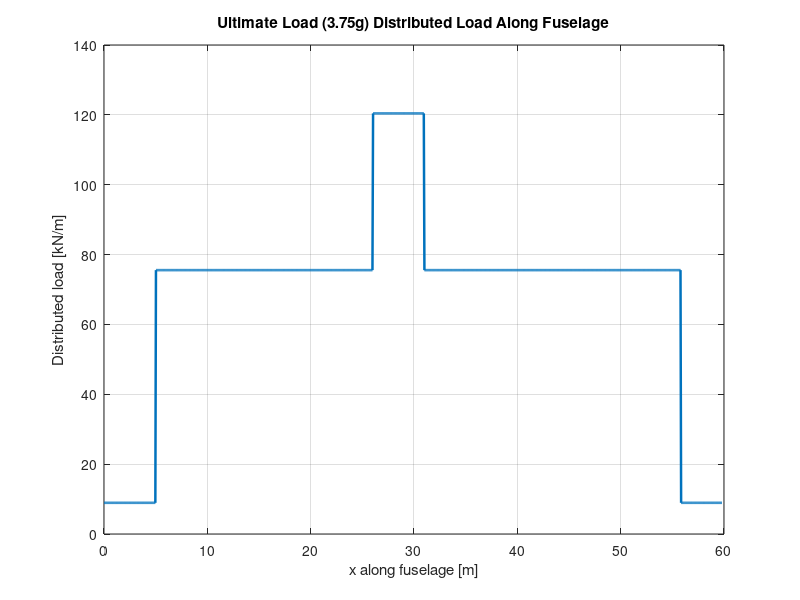
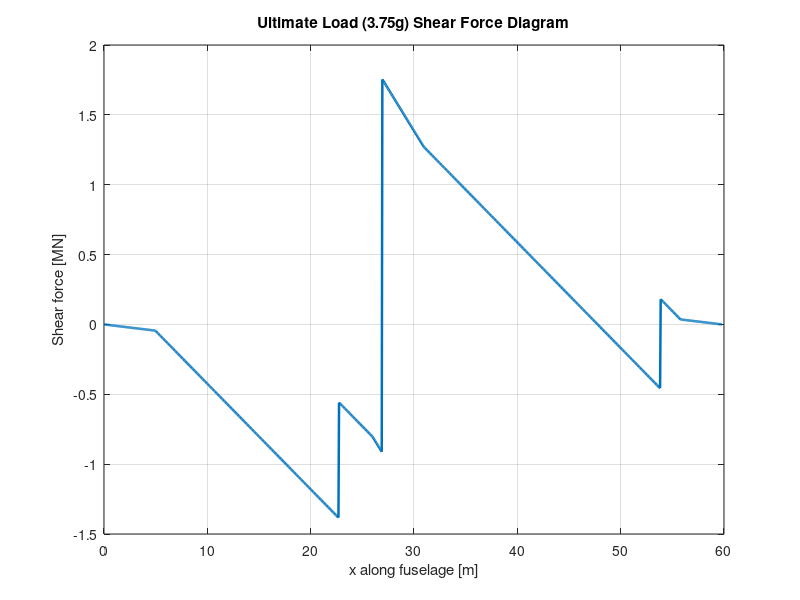
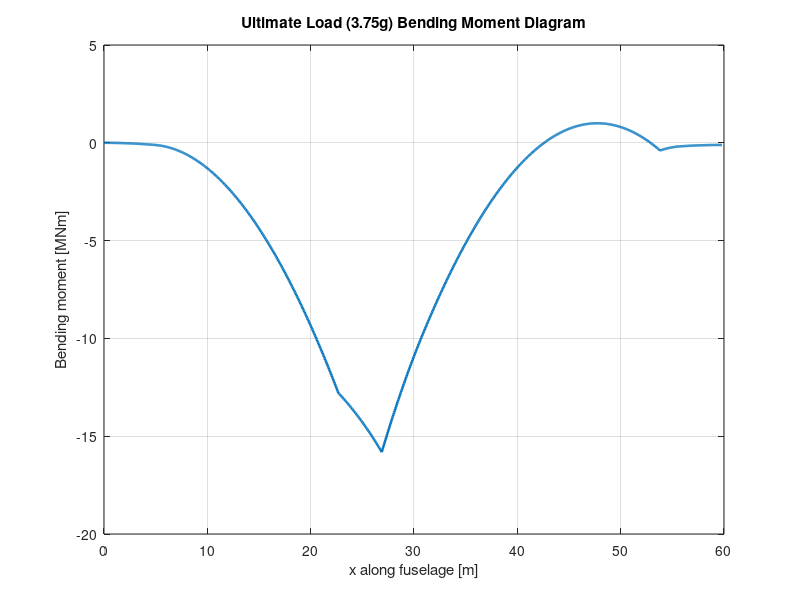
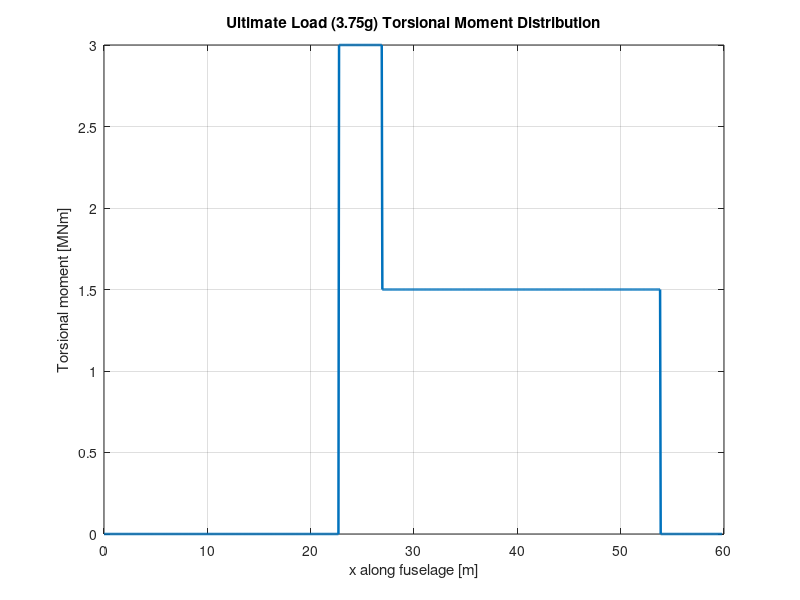

These figures' MATLAB source, in order:
%% CLASS II.5 FUSELAGE MODEL - ULTIMATE LOAD CASE
% TBW Configuration A
% First physics-based fuselage beam + skin sizing model

clear; clc; close all;

%% ---------------- GEOMETRY ----------------
Lf = 59.8;              % fuselage length [m]
D  = 5.57;              % fuselage dia meter [m]
r  = D/2;               % fuselage radius [m]
Sf = pi * D * Lf;       % fuselage wetted area [m^2]

%% ---------------- MASSES ----------------
m_fus = 14508.29;       % fuselage mass from Class II [kg]
m_payload = 92000;      % payload per aircraft [kg]

%% ---------------- CONSTANTS ----------------
g = 9.81;               % gravity [m/s^2]
n_limit = 2.5;          % limit load factor
SF_ult  = 1.5;          % ultimate safety factor
n = n_limit * SF_ult;   % ultimate load factor = 3.75

%% ---------------- POSITIONS ----------------
% Cargo region
x_cargo_start = 5.0;    % [m]
x_cargo_end   = 55.8;   % [m]
L_cargo       = x_cargo_end - x_cargo_start;

% Main load points (first assumptions)
x_wing  = 0.45 * Lf;    % wing box location [m]
x_truss = 0.38 * Lf;    % TBW truss location [m]
x_tail  = 0.90 * Lf;    % tail load location [m]

%% ---------------- DISCRETISATION ----------------
Nx = 1000;
x = linspace(0, Lf, Nx);
dx = x(2) - x(1);

%% ---------------- UNDERFLOOR AUXILIARY FUEL TANK INTEGRATION ----------------
% Auxiliary fuel tank below main cargo deck
% Longitudinal location provided/refined from team input

x_tank_start = 26.0;           % [m]
x_tank_end   = 31.0;           % [m]
tank_length  = x_tank_end - x_tank_start;        % [m]
x_tank_centre = 0.5 * (x_tank_start + x_tank_end);

m_fuel_aux = 6100;             % [kg] auxiliary fuel mass required
rho_fuel = 800;                % [kg/m^3] Jet-A1 (kerosene-based fuel)
V_fuel_aux = m_fuel_aux / rho_fuel;              % [m^3]

A_tank_use = V_fuel_aux / tank_length;           % [m^2] required usable tank area

m_tank_integration = 300;      % [kg] structural allowance for supports/reinforcement


%% ---------------- DISTRIBUTED LOADS ----------------
% Fuselage self-weight distributed over entire fuselage
w_fus = (m_fus * g * n) / Lf;      % [N/m]

% Payload distributed only over cargo region
payload_per_m = (m_payload * g * n) / L_cargo;   % [N/m]

w_pay = zeros(size(x));
w_pay(x >= x_cargo_start & x <= x_cargo_end) = payload_per_m;

% Auxiliary fuel distributed only over tank region
fuel_per_m = (m_fuel_aux * g * n) / tank_length;   % [N/m]

w_fuel = zeros(size(x));
w_fuel(x >= x_tank_start & x <= x_tank_end) = fuel_per_m;

% Total distributed load (downward)
w_total = w_fus + w_pay + w_fuel;           % [N/m]

%% ---------------- TOTAL DOWNWARD LOAD ----------------
W_total = trapz(x, w_total);       % [N]

% Resultant location of distributed load
x_resultant = trapz(x, w_total .* x) / W_total;   % [m]

%% ---------------- POINT LOADS ----------------
% First-pass assumption: truss carries 20% of total downward load
F_truss = 0.20 * W_total;    % upward [N]

% Solve for F_wing and F_tail using:
% 1) Sum of vertical forces = 0
% 2) Sum of moments about nose = 0
%
% F_wing + F_tail + F_truss = W_total
% F_wing*x_wing + F_tail*x_tail + F_truss*x_truss = W_total*x_resultant

A = [1 1;
     x_wing x_tail];

b = [W_total - F_truss;
     W_total * x_resultant - F_truss * x_truss];

sol = A \ b;

F_wing = sol(1);   % [N]
F_tail = sol(2);   % [N]

%% ---------------- SHEAR FORCE ----------------
V = zeros(size(x));

for i = 2:length(x)
    % distributed load contribution (downward)
    V(i) = V(i-1) - w_total(i) * dx;

    % add point loads when crossing locations
    if x(i-1) < x_truss && x(i) >= x_truss
        V(i) = V(i) + F_truss;
    end

    if x(i-1) < x_wing && x(i) >= x_wing
        V(i) = V(i) + F_wing;
    end

    if x(i-1) < x_tail && x(i) >= x_tail
        V(i) = V(i) + F_tail;
    end
end

%% ---------------- BENDING MOMENT ----------------
M = zeros(size(x));

for i = 2:length(x)
    M(i) = M(i-1) + V(i) * dx;
end
%% ---------------- TORSION LOAD CASE ----------------
% Simple first-pass torsion case representing asymmetric wing/truss loading

T = zeros(size(x));

T_applied = 3.0e6;    % [Nm] first-pass torsional moment

for i = 1:length(x)
    if x(i) >= x_truss && x(i) <= x_wing
        T(i) = T_applied;
    elseif x(i) > x_wing && x(i) <= x_tail
        T(i) = 0.5 * T_applied;
    else
        T(i) = 0;
    end
end

[Tmax, idxT] = max(abs(T));
x_Tmax = x(idxT);
%% ---------------- CHECKS ----------------
sumF = F_wing + F_tail + F_truss - W_total;
sumM = F_wing*x_wing + F_tail*x_tail + F_truss*x_truss - W_total*x_resultant;

%% ---------------- RESULTS ----------------
[Vmax, idxV] = max(abs(V));
[Mmax, idxM] = max(abs(M));

x_Vmax = x(idxV);
x_Mmax = x(idxM);

fprintf('\n--- Ultimate Load Fuselage Beam Model (3.75g) ---\n');
fprintf('Fuselage length              = %.2f m\n', Lf);
fprintf('Fuselage diameter            = %.2f m\n', D);
fprintf('Fuselage mass                = %.2f kg\n', m_fus);
fprintf('Payload mass                 = %.2f kg\n', m_payload);
fprintf('Total downward load          = %.2f MN\n', W_total/1e6);
fprintf('Distributed load resultant   = %.2f m\n', x_resultant);
fprintf('Wing reaction                = %.2f MN\n', F_wing/1e6);
fprintf('Truss reaction               = %.2f MN\n', F_truss/1e6);
fprintf('Tail load                    = %.2f MN\n', F_tail/1e6);
fprintf('Maximum shear force          = %.2f MN at x = %.2f m\n', Vmax/1e6, x_Vmax);
fprintf('Maximum bending moment       = %.2f MNm at x = %.2f m\n', Mmax/1e6, x_Mmax);
fprintf('Maximum torsional moment     = %.2f MNm at x = %.2f m\n', Tmax/1e6, x_Tmax);
fprintf('Force balance check          = %.6f N\n', sumF);
fprintf('Moment balance check         = %.6f Nm\n', sumM);
fprintf('Shear at end                 = %.6f N\n', V(end));
fprintf('Moment at end                = %.6f Nm\n', M(end));

%% ---------------- PLOTS ----------------
figure;
plot(x, w_total/1e3, 'LineWidth', 1.8);
grid on;
xlabel('x along fuselage [m]');
ylabel('Distributed load [kN/m]');
title('Ultimate Load (3.75g) Distributed Load Along Fuselage');

figure;
plot(x, V/1e6, 'LineWidth', 1.8);
grid on;
xlabel('x along fuselage [m]');
ylabel('Shear force [MN]');
title('Ultimate Load (3.75g) Shear Force Diagram');

figure;
plot(x, M/1e6, 'LineWidth', 1.8);
grid on;
xlabel('x along fuselage [m]');
ylabel('Bending moment [MNm]');
title('Ultimate Load (3.75g) Bending Moment Diagram');

figure;
plot(x, T/1e6, 'LineWidth', 1.8);
grid on;
xlabel('x along fuselage [m]');
ylabel('Torsional moment [MNm]');
title('Ultimate Load (3.75g) Torsional Moment Distribution');

%% ---------------- STRESS, THICKNESS & PRESSURISATION ----------------
% More conservative structural assumptions
K_d = 1.12;                    % damage factor
sigma_allow_base = 100e6;      % base allowable stress [Pa]
sigma_allow = sigma_allow_base / K_d;   % effective allowable stress [Pa]
delta_p = 70e3;                % cabin pressure difference [Pa]

% Bending thickness distribution
M_abs = abs(M);
t_bending = M_abs ./ (pi * r^2 * sigma_allow);

% Pressurisation thickness (constant along fuselage)
t_press = (delta_p * r) / sigma_allow;
t_press_dist = t_press * ones(size(x));
% Torsion thickness distribution (thin-walled circular tube)
T_abs = abs(T);
t_torsion = T_abs ./ (2 * pi * r^2 * sigma_allow);

% Minimum manufacturing thickness
t_min = 1.5e-3;   % 1.5 mm

% Final required thickness
t_req = max([t_bending; t_press_dist; t_torsion], [], 1);
t_req(t_req < t_min) = t_min;

% Key outputs
fprintf('\n--- Thickness Results ---\n');
fprintf('Damage factor K_d            = %.2f\n', K_d);
fprintf('Effective allowable stress   = %.2f MPa\n', sigma_allow/1e6);
fprintf('Max bending thickness        = %.2f mm\n', max(t_bending)*1000);
fprintf('Pressurisation thickness     = %.2f mm\n', t_press*1000);
fprintf('Max torsion thickness        = %.2f mm\n', max(t_torsion)*1000);
fprintf('Final thickness              = %.2f mm\n', max(t_req)*1000);
%% ---------------- BUCKLING CHECK (ULTIMATE LOAD CASE) ----------------
% Simple flat-panel buckling approximation for fuselage skin between stiffeners

E = 73.1e9;        % Young's modulus for Al 2024-T3 [Pa]
nu = 0.33;         % Poisson's ratio [-]
k_buckling = 4.0;  % simple buckling coefficient
b_panel = 0.15;    % assumed panel width between stiffeners [m]

% Use governing thickness from ultimate load case 
t_panel = max(t_req);   % [m]

% Critical buckling stress
sigma_cr = k_buckling * (pi^2 * E / (12 * (1 - nu^2))) * (t_panel / b_panel)^2;

% Actual maximum bending stress using governing thickness
I_shell = pi * r^3 * t_panel;          % thin circular shell approximation
sigma_actual = Mmax * r / I_shell;     % [Pa]

fprintf('\n--- Buckling Check ---\n');
fprintf('Assumed panel width b        = %.3f m\n', b_panel);
fprintf('Panel thickness t            = %.3f mm\n', t_panel*1000);
fprintf('Critical buckling stress     = %.2f MPa\n', sigma_cr/1e6);
fprintf('Actual bending stress        = %.2f MPa\n', sigma_actual/1e6);

if sigma_cr > sigma_actual
    fprintf('Buckling check               = PASS\n');
else
    fprintf('Buckling check               = FAIL\n');
end
%% ---------------- BENDING & TORSIONAL STIFFNESS ----------------
% Thin circular shell approximations
% Material: Aluminum 2024-T3

E  = 73.1e9;     % [Pa] Young's modulus
nu = 0.33;       % [-] Poisson's ratio
G  = 28.0e9;     % [Pa] shear modulus for AI 2024-T3 

% Distribution using final required thickness
I_dist = pi * r^3 .* t_req;        % second moment of area [m^4]
J_dist = 2 * pi * r^3 .* t_req;    % torsional constant [m^4]

EI_dist = E .* I_dist;             % bending stiffness [N m^2]
GJ_dist = G .* J_dist;             % torsional stiffness [N m^2]

% Governing / representative values
EI_max = max(EI_dist);
EI_min = min(EI_dist);
GJ_max = max(GJ_dist);
GJ_min = min(GJ_dist);

fprintf('\n--- Stiffness Results ---\n');
fprintf('Shear modulus G              = %.2e Pa\n', G);
fprintf('Maximum EI                   = %.2e N m^2\n', EI_max);
fprintf('Minimum EI                   = %.2e N m^2\n', EI_min);
fprintf('Maximum GJ                   = %.2e N m^2\n', GJ_max);
fprintf('Minimum GJ                   = %.2e N m^2\n', GJ_min);

% Representative stiffness at critical section (where bending moment is max)
I_crit = pi * r^3 * t_req(idxM);
J_crit = 2 * pi * r^3 * t_req(idxM);

EI_crit = E * I_crit;
GJ_crit = G * J_crit;

fprintf('Critical-section EI          = %.2e N m^2\n', EI_crit);
fprintf('Critical-section GJ          = %.2e N m^2\n', GJ_crit);

%% ---------------- STIFFNESS PLOTS ----------------
figure;
plot(x, EI_dist, 'LineWidth', 1.8);
grid on;
xlabel('x along fuselage [m]');
ylabel('EI [N m^2]');
title('Bending Stiffness Distribution Along Fuselage');

figure;
plot(x, GJ_dist, 'LineWidth', 1.8);
grid on;
xlabel('x along fuselage [m]');
ylabel('GJ [N m^2]');
title('Torsional Stiffness Distribution Along Fuselage');
%% ---------------- THICKNESS PLOTS ----------------
figure;
plot(x, t_bending*1000, 'LineWidth', 1.8);
grid on;
xlabel('x along fuselage [m]');
ylabel('Thickness [mm]');
title('Bending Thickness Distribution Ultimate Load (3.75g)');

figure;
plot(x, t_req*1000, 'LineWidth', 1.8);
grid on;
xlabel('x along fuselage [m]');
ylabel('Thickness [mm]');
title('Final Fuselage Thickness (Ultimate Load (3.75g): Bending + Pressure + Torsion)');
%% ---------------- DOOR MODEL (CARGO-BASED) ----------------

x_door_start = 8.0;      % [m]
x_door_end   = 13.2;     % [m]

door_length  = x_door_end - x_door_start;   % ~5.2 m
door_width   = 2.7;      % [m]
door_height  = 2.0;      % [m]

door_side = 'Left';   % cargo door location (industry standard)

% Structural mass estimates
m_door_panel = 400;    % [kg]
m_door_reinf = 600;    % [kg]
m_door_total = m_door_panel + m_door_reinf;

fprintf('\n--- Door Model ---\n');
fprintf('Door location            = %.2f m to %.2f m\n', x_door_start, x_door_end);
fprintf('Door length              = %.2f m\n', door_length);
fprintf('Door size (W x H)        = %.2f m x %.2f m\n', door_width, door_height);
fprintf('Door side                = %s\n', door_side);
fprintf('Door mass added          = %.2f kg\n', m_door_total);

fprintf('\n--- Underfloor Auxiliary Fuel Tank Integration ---\n');
fprintf('Auxiliary tank start         = %.2f m\n', x_tank_start);
fprintf('Auxiliary tank end           = %.2f m\n', x_tank_end);
fprintf('Auxiliary tank length        = %.2f m\n', tank_length);
fprintf('Auxiliary tank centre        = %.2f m\n', x_tank_centre);
fprintf('Auxiliary fuel mass          = %.2f kg\n', m_fuel_aux);
fprintf('Auxiliary fuel volume        = %.2f m^3\n', V_fuel_aux);
fprintf('Required usable tank area    = %.2f m^2\n', A_tank_use);
fprintf('Tank integration mass        = %.2f kg\n', m_tank_integration);
%% ---------------- MASS CALCULATION ----------------
rho = 2780;                     % aluminium density [kg/m^3]
circumference = 2 * pi * r;     % [m]

% Skin-only mass
dm = rho * circumference .* t_req * dx;
m_fus_skin = sum(dm);

fprintf('\n--- Mass Result ---\n');
fprintf('Class II.5 skin-only fuselage mass = %.2f kg\n', m_fus_skin);

frame_spacing = 0.5;      % [m]
stringer_spacing = 0.15;  % [m]

%% ---------------- DIRECT STRUCTURAL MASS BUILD-UP ----------------

% ---------- STRINGERS ----------
N_stringers = round((2*pi*r) / stringer_spacing);
A_stringer = 1.5e-4;    % [m^2]
L_stringer = 0.90 * Lf;

m_stringers = N_stringers * A_stringer * L_stringer * rho;

% ---------- LONGERONS ----------
N_longerons = 4;
A_longeron = 8.0e-4;     % [m^2]
L_longeron = 0.90 * Lf;

m_longerons = N_longerons * A_longeron * L_longeron * rho;

% ---------- FRAMES / CIRCULAR RINGS ----------
N_frames = floor(Lf / frame_spacing) + 1;
m_per_frame = 20;        % [kg]

m_frames = N_frames * m_per_frame;

% ---------- BULKHEADS ----------
N_bulkheads = 3;
m_per_bulkhead = 120;    % [kg]

m_bulkheads = N_bulkheads * m_per_bulkhead;

% ---------- CARGO FLOOR ----------
m_floor_panel = 1000;      % [kg] floor panels + pallet rails
m_floor_support = 800;     % [kg] floor beams + supports + attachments
m_floor = m_floor_panel + m_floor_support;

% ---------- LOCAL REINFORCEMENT ----------
m_truss_reinf = 250;
m_wingbox_reinf = 350;
m_tail_reinf = 150;

m_local_reinf = m_truss_reinf + m_wingbox_reinf + m_tail_reinf;

% ---------- TOTAL FUSELAGE MASS ----------
m_fus_total = m_fus_skin + m_stringers + m_longerons + m_frames + m_bulkheads + m_floor + m_door_total + m_local_reinf + m_tank_integration;

fprintf('\n--- Direct Structural Mass Build-Up ---\n');
fprintf('Assumed frame spacing              = %.2f m\n', frame_spacing);
fprintf('Assumed stringer spacing           = %.2f m\n', stringer_spacing);
fprintf('Skin mass                          = %.2f kg\n', m_fus_skin);
fprintf('Stringer mass                      = %.2f kg\n', m_stringers);
fprintf('Longeron mass                      = %.2f kg\n', m_longerons);
fprintf('Frame mass                         = %.2f kg\n', m_frames);
fprintf('Bulkhead mass                      = %.2f kg\n', m_bulkheads);
fprintf('Cargo floor panel mass             = %.2f kg\n', m_floor_panel);
fprintf('Cargo floor support mass           = %.2f kg\n', m_floor_support);
fprintf('Total cargo floor mass             = %.2f kg\n', m_floor);
fprintf('Door + door reinforcement mass     = %.2f kg\n', m_door_total);
fprintf('Local reinforcement mass           = %.2f kg\n', m_local_reinf);
fprintf('Fuel tank integration mass         = %.2f kg\n', m_tank_integration);
fprintf('Direct total fuselage mass         = %.2f kg\n', m_fus_total);
%% ---------------- OPTIONAL MASS DISTRIBUTION PLOTS ----------------
m_per_length = rho * circumference .* t_req;   % kg/m
m_cumulative = cumsum(dm);                     % kg

figure;
plot(x, m_per_length, 'LineWidth', 1.8);
grid on;
xlabel('x along fuselage [m]');
ylabel('Mass per unit length [kg/m]');
title('Fuselage Mass Distribution Along Length');

figure;
plot(x, m_cumulative, 'LineWidth', 1.8);
grid on;
xlabel('x along fuselage [m]');
ylabel('Cumulative mass [kg]');
title('Cumulative Fuselage Mass Along Length');
